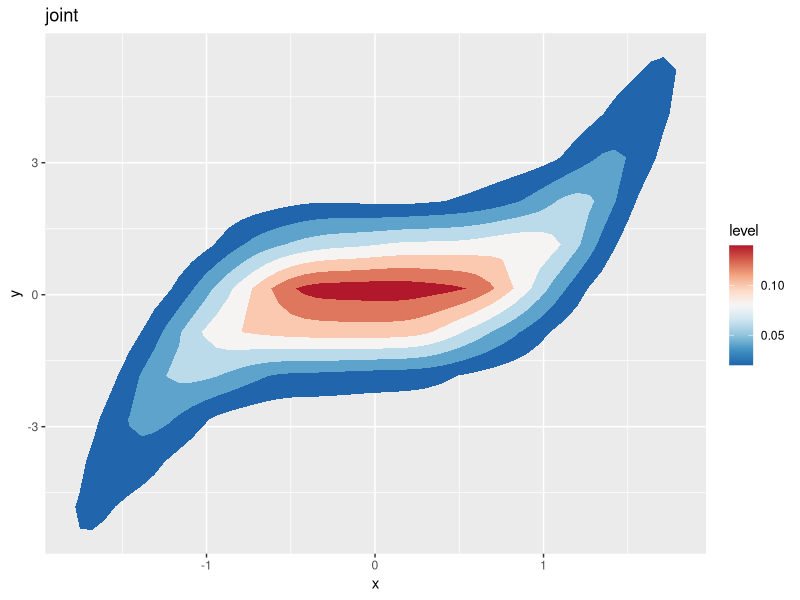
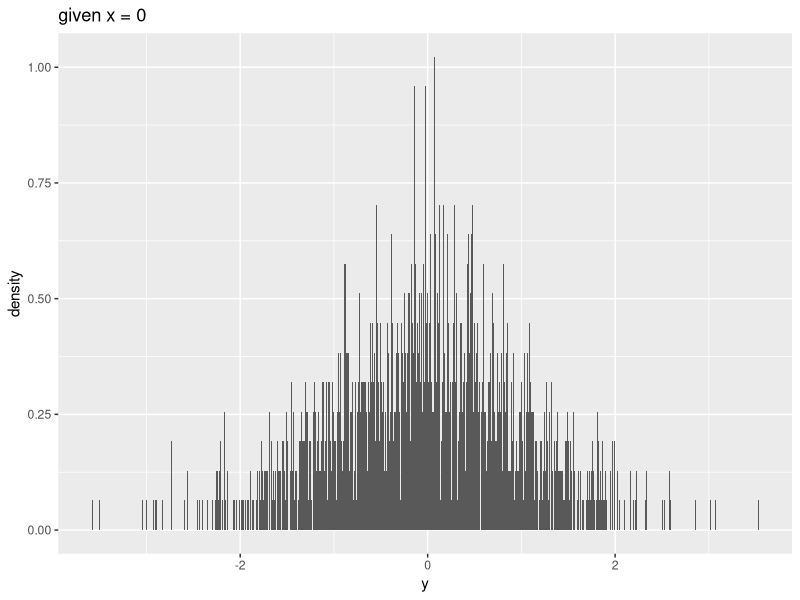
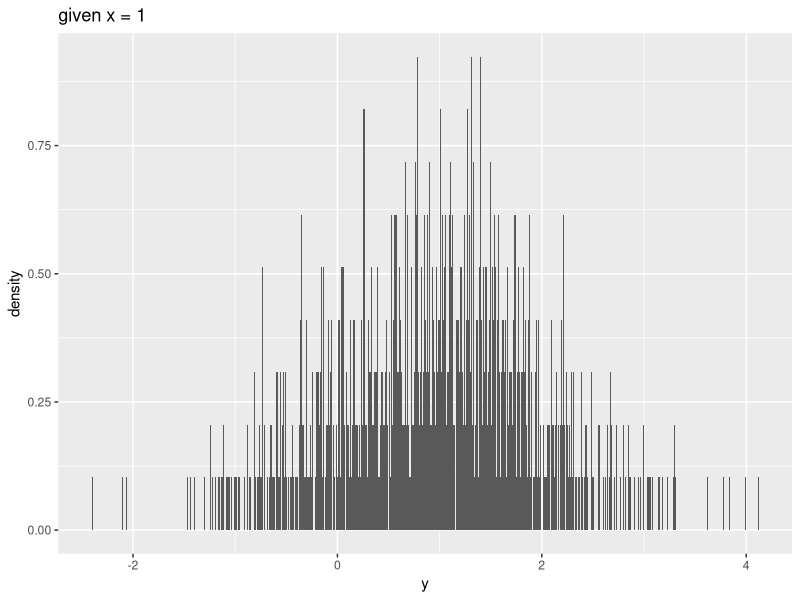
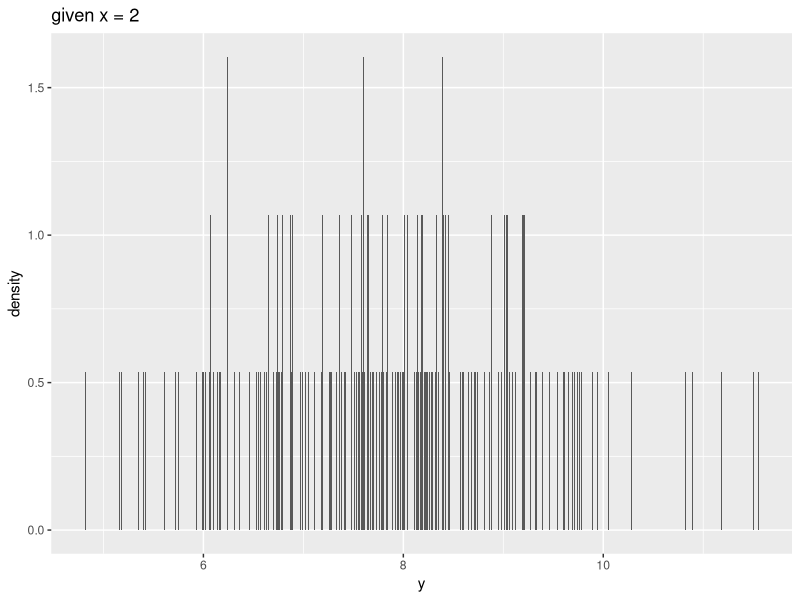
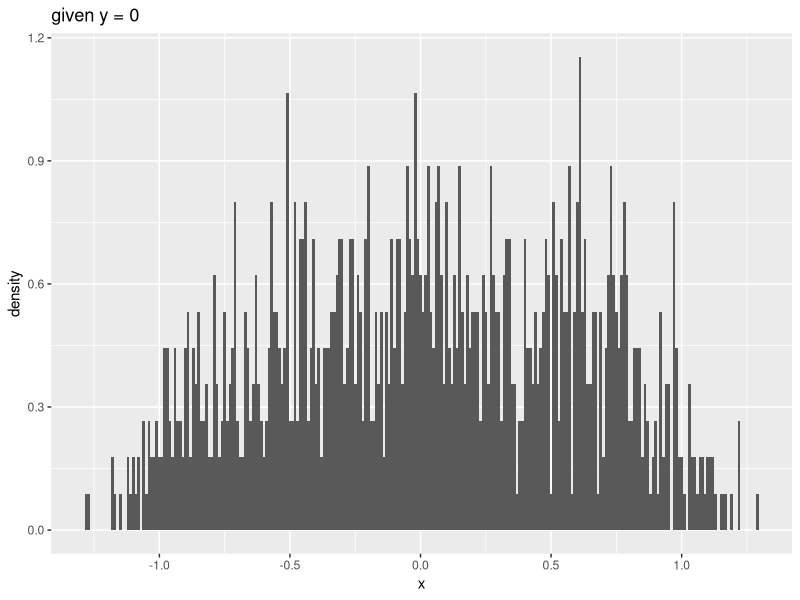
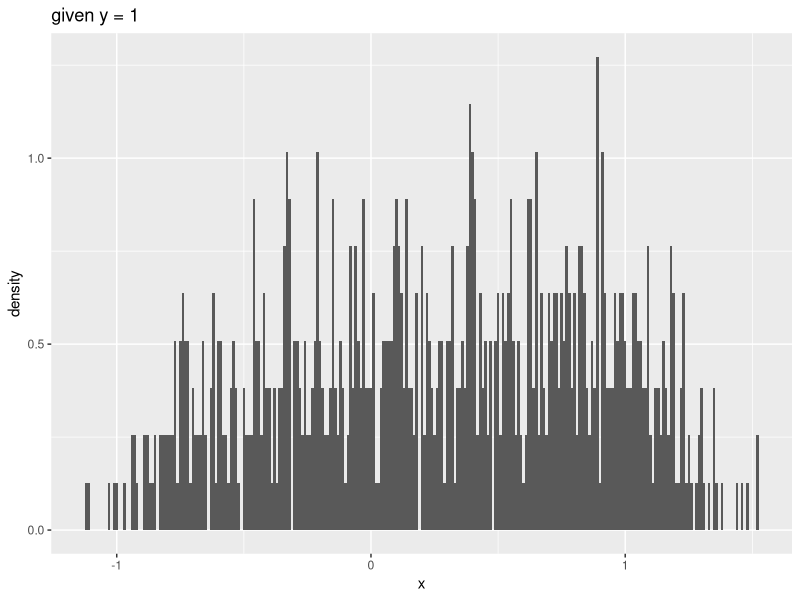
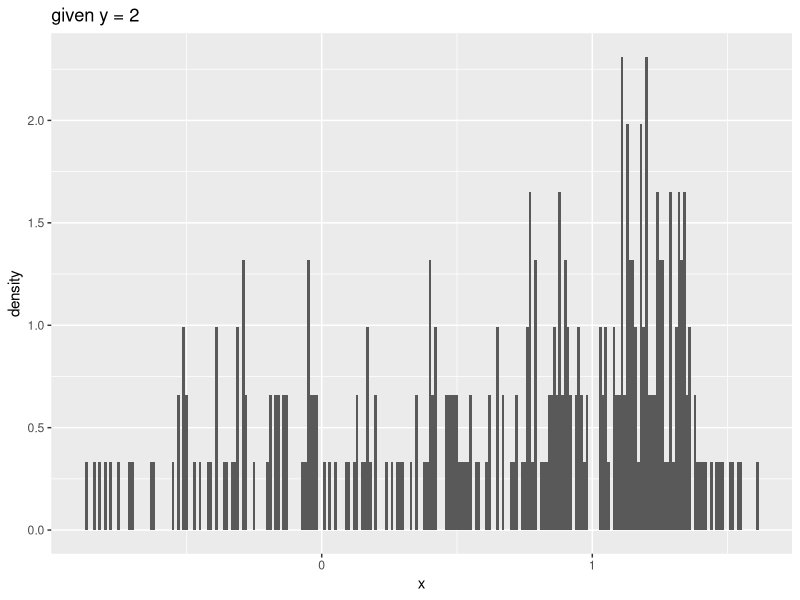
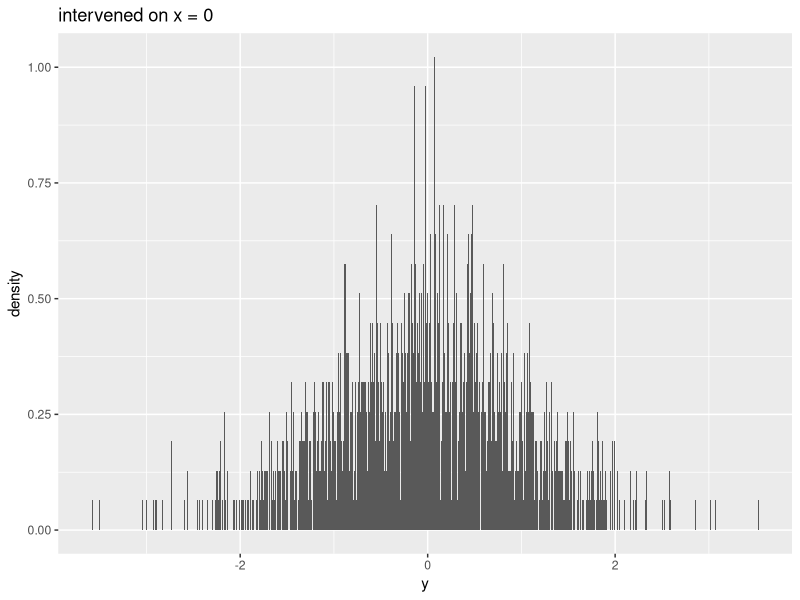

Here is the R script that generated these plots, in order: (Note: a time limit stopped this script after it produced the figures.)
library(ggplot2)
library(RColorBrewer)
library(scales)

N = 20000

rf <- colorRampPalette(rev(brewer.pal(9, 'RdBu')))
r <- rf(32)

plot_joint = function(x, y) {
  df = data.frame(x, y)
  p = ggplot(df, aes(x=x, y=y)) + stat_density_2d(aes(fill=..level..), geom="polygon") + scale_fill_gradientn(colours=r) + ggtitle("joint")
  print(p)
}

MARGIN = 1e-1
plot_conditional = function(first, second, horizontal_axis_title, title_template) {
  df = data.frame(first, second)
  for (val in c(0, 1, 2)) {
    title = paste(title_template, val, sep=" ")
    new_df = subset(df, second > val - MARGIN & second < val + MARGIN, select=first)
    p = ggplot(new_df, aes(x=first)) + geom_histogram(aes(y=..density..), binwidth=0.01) + labs(x=horizontal_axis_title) + ggtitle(title)
    print(p)
  }
}

plot_intervention_on_y = function(x) {
  sampled_x = data.frame(sample(x, size=10000))
  names(sampled_x)[1] = 'x'
  p = ggplot(sampled_x, aes(x=x)) + geom_histogram(aes(y=..density..), binwidth=0.01) + labs(x='x') +  ggtitle("interved on y = anything")
  print(p)
}

plot_everything = function(x, y) {
  plot_joint(x, y)  # p(x, y)
  plot_conditional(y, x, horizontal_axis_title='y', title_template='given x =')  # p(y|x)
  plot_conditional(x, y, horizontal_axis_title='x', title_template='given y =')  # p(x|y)
  plot_conditional(y, x, horizontal_axis_title='y', title_template='intervened on x =')  # p(y, do(x)), intervention on cause is like conditioning on cause
  plot_intervention_on_y(x)  # p(x, do(y))
}

# Main
x = rnorm(N, mean=0, sd=1)

# Part 1
n_y = rnorm(N, mean=0, sd=1)
y = x^3 + n_y
plot_everything(x, y)

# Part 2
n_y = rt(N, df=1)
y = 2*x + n_y
plot_everything(x, y)

# Part 3
n_y = rt(N, df=5)
y = 2*x + n_y
plot_everything(x, y)

# Part 4
n_y = rt(N, df=20)
y = 2*x + n_y
plot_everything(x, y)
